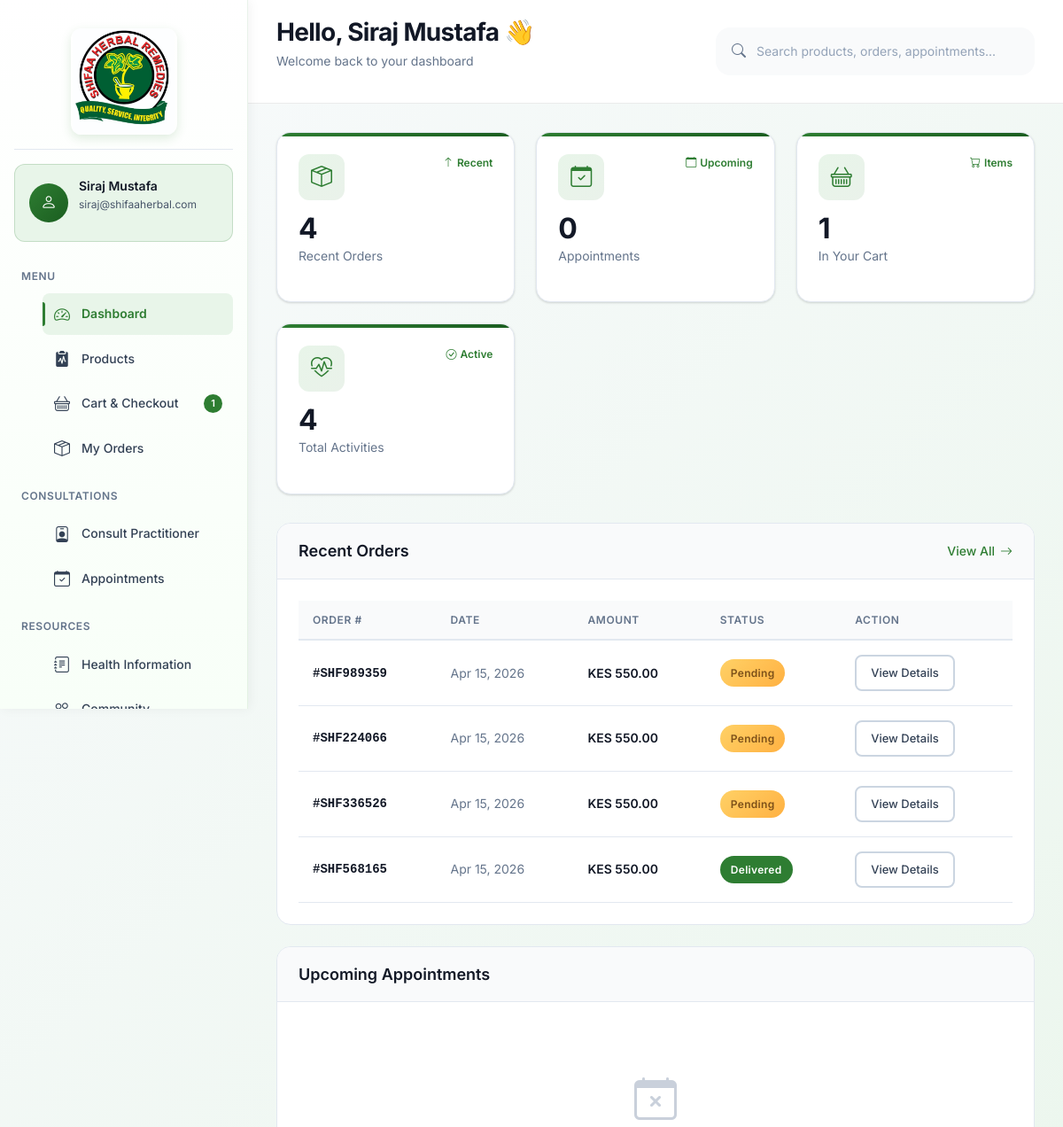
/dashboard (signed in, upper part), run on an earlier commit of the app's database.
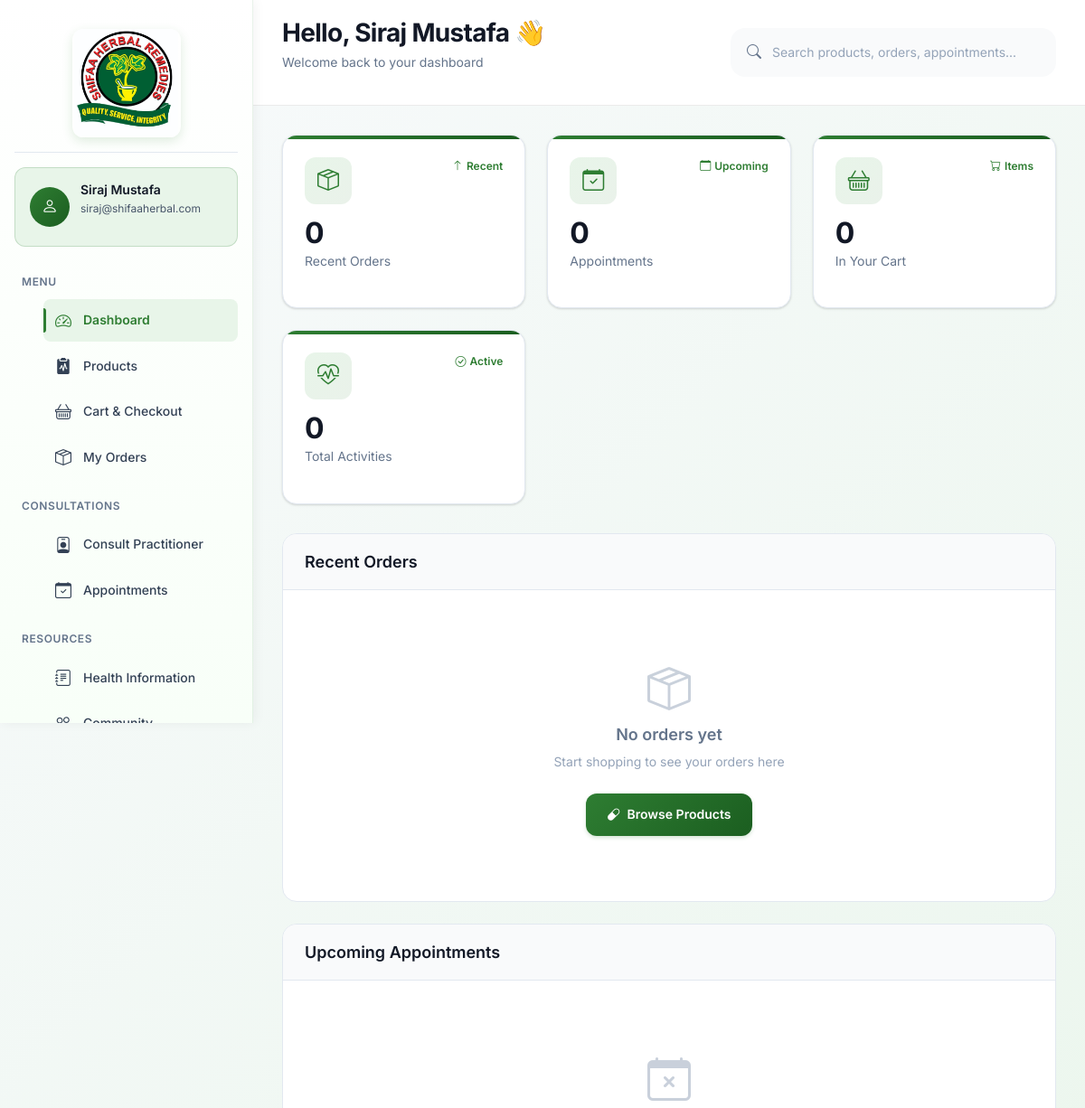
And on a later commit of the database.
### models.py (models this page shows, shortened)
class Order(db.Model):
    __tablename__ = 'order'
    id = db.Column(db.Integer, primary_key=True)
    order_number = db.Column(db.String(50), unique=True, nullable=False, index=True)  # Added index
    user_id = db.Column(db.Integer, db.ForeignKey('user.id'), nullable=False, index=True)  # Added index
    total_amount = db.Column(db.Numeric(10, 2), nullable=False)
    status = db.Column(db.String(50), default='pending', index=True)  # Added index
    shipping_address = db.Column(db.Text, nullable=False)
    delivery_option = db.Column(db.String(50), default='standard')
    payment_method = db.Column(db.String(50), default='mpesa')
    payment_status = db.Column(db.String(50), default='pending', index=True)  # Added index
    notes = db.Column(db.Text)
    created_at = db.Column(db.DateTime, default=datetime.utcnow, index=True)  # Added index
    updated_at = db.Column(db.DateTime, default=datetime.utcnow, onupdate=datetime.utcnow)
    items = db.relationship('OrderItem', backref='order', lazy='dynamic', cascade='all, delete-orphan')
    __table_args__ = (
        db.Index('idx_order_user_status', 'user_id', 'status'),
        db.Index('idx_order_created_status', 'created_at', 'status'),
    )

### app.py (the view)
    @app.route("/dashboard")
    @login_required
    def dashboard():
        if current_user.role == "admin":
            return redirect(url_for("admin_dashboard"))
        from models import Order, Appointment, CartItem
        recent_orders = Order.query.filter_by(user_id=current_user.id).order_by(Order.created_at.desc()).limit(5).all()
        upcoming_appointments = Appointment.query.filter_by(
            user_id=current_user.id,
            status="scheduled"
        ).filter(Appointment.appointment_date >= datetime.utcnow()).order_by(Appointment.appointment_date).limit(5).all()
        cart_count = CartItem.query.filter_by(user_id=current_user.id).count()
        return render_template(
            "user/dashboard.html",
            recent_orders=recent_orders,
            upcoming_appointments=upcoming_appointments,
            cart_count=cart_count,
        )

### templates/user/dashboard.html (shortened to what the changed rows need)
<!DOCTYPE html>
<html lang="en">
<head>
    <link href="https://cdn.jsdelivr.net/npm/bootstrap@5.3.0-alpha1/dist/css/bootstrap.min.css" rel="stylesheet">
    <link href="https://cdn.jsdelivr.net/npm/bootstrap-icons@1.8.1/font/bootstrap-icons.css" rel="stylesheet">
</head>
<body>
    <div class="dashboard-wrapper">
        <nav class="sidebar" id="sidebar" aria-label="Main navigation">
            <section class="user-profile" aria-labelledby="user-profile-title">
                <div class="user-info">
                    <h2 id="user-profile-title">{{ current_user.name }}</h2>
                </div>
            </section>
            <nav class="nav-section" aria-labelledby="nav-menu-title">
                <ul class="nav-list">
                    <li>
                        <a href="{{ url_for('cart') }}" class="nav-item">
                            <i class="bi bi-basket nav-icon" aria-hidden="true"></i>
                            <span>Cart & Checkout</span>
                            {% if cart_count > 0 %}
                            <span class="nav-badge" aria-label="{{ cart_count }} items in cart">{{ cart_count }}</span>
                            {% endif %}
                        </a>
                    </li>
                </ul>
            </nav>
        </nav>
        <main class="main-content" id="main-content">
            <header class="top-bar">
                <div class="greeting">
                    <h1>Hello, {{ current_user.name }} <span aria-hidden="true">👋</span></h1>
                </div>
            </header>
            <div class="content-area">
                <section class="stats-grid" aria-label="Dashboard statistics">
                    <article class="stat-card">
                        <div class="stat-content">
                            <h3>{{ recent_orders|length }}</h3>
                            <p>Recent Orders</p>
                        </div>
                    </article>
                    <article class="stat-card">
                        <div class="stat-content">
                            <h3>{{ cart_count }}</h3>
                            <p>In Your Cart</p>
                        </div>
                    </article>
                    <article class="stat-card">
                        <div class="stat-content">
                            <h3>{{ recent_orders|length + upcoming_appointments|length }}</h3>
                            <p>Total Activities</p>
                        </div>
                    </article>
                </section>
                <div class="dashboard-grid">
                    <section class="dashboard-card">
                        <header class="card-header">
                            <h2>Recent Orders</h2>
                            {% if recent_orders %}
                            <a href="{{ url_for('orders') }}" class="view-all">
                                View All <i class="bi bi-arrow-right" aria-hidden="true"></i>
                            </a>
                            {% endif %}
                        </header>
                        <div class="card-body">
                            {% if recent_orders %}
                            <div class="table-container">
                                <table class="orders-table" aria-label="Recent orders">
                                    <thead>
                                        <tr>
                                            <th scope="col">Order #</th>
                                            <th scope="col">Date</th>
                                            <th scope="col">Amount</th>
                                            <th scope="col">Status</th>
                                            <th scope="col">Action</th>
                                        </tr>
                                    </thead>
                                    <tbody>
                                        {% for order in recent_orders[:5] %}
                                        <tr>
                                            <td class="order-number">#{{ order.order_number }}</td>
                                            <td class="order-date">{{ order.created_at.strftime('%b %d, %Y') }}</td>
                                            <td class="order-amount">{{ order.total_amount|currency }}</td>
                                            <td>
                                                <span class="status-badge status-{{ order.status }}" aria-label="Status: {{ order.status }}">
                                                    {{ order.status|title }}
                                                </span>
                                            </td>
                                            <td>
                                                <a href="{{ url_for('order_detail', order_id=order.id) }}" class="btn-view">
                                                    View Details
                                                </a>
                                            </td>
                                        </tr>
                                        {% endfor %}
                                    </tbody>
                                </table>
                            </div>
                            {% else %}
                            <div class="empty-state">
                                <i class="bi bi-box-seam empty-icon" aria-hidden="true"></i>
                                <h3>No orders yet</h3>
                                <p>Start shopping to see your orders here</p>
                                <a href="{{ url_for('products') }}" class="btn-primary">
                                    <i class="bi bi-capsule" aria-hidden="true"></i>
                                    Browse Products
                                </a>
                            </div>
                            {% endif %}
                        </div>
                    </section>
                    <section class="dashboard-card">
                        <header class="card-header">
                            <h2>Upcoming Appointments</h2>
                        </header>
                    </section>
                </div>
            </div>
        </main>
    </div>
</body>
</html>

What changed in the data, as far as the page shows it:
removed Order: order_number "SHF989359", created_at "Apr 15, 2026", total_amount "KES 550.00", status "Pending"
removed Order: order_number "SHF224066", created_at "Apr 15, 2026", total_amount "KES 550.00", status "Pending"
removed Order: order_number "SHF336526", created_at "Apr 15, 2026", total_amount "KES 550.00", status "Pending"
removed Order: order_number "SHF568165", created_at "Apr 15, 2026", total_amount "KES 550.00", status "Delivered"
Also different on the page:
{{ recent_orders|length }}: "4" → "0"
{{ cart_count }}: "1" → "0"
{{ recent_orders|length + upcoming_appointments|length }}: "4" → "0"
{{ cart_count }}: "1" → (not shown)
text no longer shown: "View All ORDER # DATE AMOUNT STATUS ACTION"
text now shown: "No orders yet Start shopping to see your orders here Browse Products"
